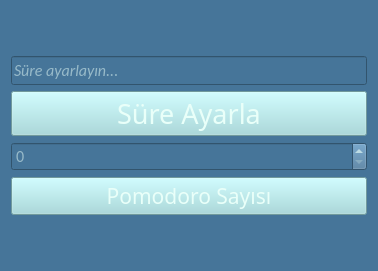
<?xml version="1.0" encoding="UTF-8"?>
<ui version="4.0">
 <class>Form</class>
 <widget class="QWidget" name="Form">
  <property name="geometry">
   <rect>
    <x>0</x>
    <y>0</y>
    <width>378</width>
    <height>271</height>
   </rect>
  </property>
  <property name="windowTitle">
   <string>Kontrol Sende - Ayarlar</string>
  </property>
  <property name="styleSheet">
   <string notr="true">background-color:rgb(70, 117, 153);</string>
  </property>
  <layout class="QVBoxLayout" name="verticalLayout_2">
   <item>
    <layout class="QVBoxLayout" name="verticalLayout">
     <item>
      <widget class="QLineEdit" name="lineTime">
       <property name="font">
        <font>
         <family>Calibri</family>
         <pointsize>12</pointsize>
         <italic>true</italic>
        </font>
       </property>
       <property name="styleSheet">
        <string notr="true">color:rgba(233, 255, 249,0.5);</string>
       </property>
       <property name="text">
        <string>Süre ayarlayın...</string>
       </property>
      </widget>
     </item>
     <item>
      <widget class="QPushButton" name="btnSetTime">
       <property name="font">
        <font>
         <family>Bahnschrift Light SemiCondensed</family>
         <pointsize>20</pointsize>
         <weight>50</weight>
         <bold>false</bold>
        </font>
       </property>
       <property name="styleSheet">
        <string notr="true">background-color:rgb(158, 216, 219);
color: rgb(233, 255, 249);</string>
       </property>
       <property name="text">
        <string>Süre Ayarla</string>
       </property>
      </widget>
     </item>
     <item>
      <widget class="QSpinBox" name="spinPomodoro">
       <property name="font">
        <font>
         <family>Calibri</family>
         <pointsize>12</pointsize>
        </font>
       </property>
       <property name="styleSheet">
        <string notr="true">color:rgba(233, 255, 249,0.5);</string>
       </property>
      </widget>
     </item>
     <item>
      <widget class="QPushButton" name="btnSetPomodoro">
       <property name="font">
        <font>
         <family>Bahnschrift Light SemiCondensed</family>
         <pointsize>16</pointsize>
         <weight>50</weight>
         <bold>false</bold>
        </font>
       </property>
       <property name="styleSheet">
        <string notr="true">background-color:rgb(158, 216, 219);
color: rgb(233, 255, 249);</string>
       </property>
       <property name="text">
        <string>Pomodoro Sayısı</string>
       </property>
      </widget>
     </item>
    </layout>
   </item>
  </layout>
 </widget>
 <resources/>
 <connections/>
</ui>
